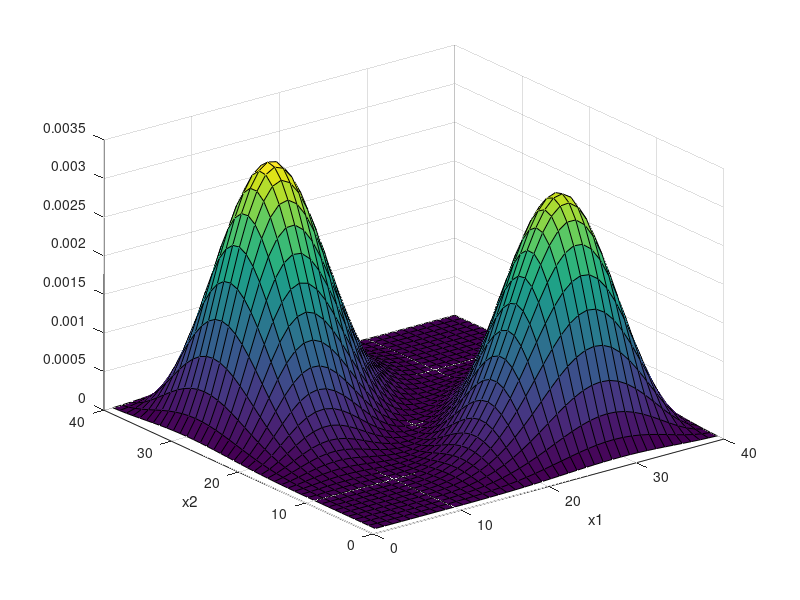

The MATLAB script that drew this image:
close all; 
clear all;
clc;

% constants
hcut =  6.63 * (10 ^ -34) / (2 * pi);
m = 9.1 * (10 ^ -31);
e = 1.6 * (10^ -19);
e0 = 8.854 * (10 ^ -12);


% defining the mesh
nm = 10^-9;
dx = 0.00625 * nm;                  % mesh size
x1 = -0.125*nm:dx:0.125*nm-dx;         % defining the x1 dimension
N = length(x1);
    

k = - hcut^2 / (2 * m * e * dx^2);
C = - e / (4 * pi * e0);
%% defining the kinetic energy matrix
B = (diag(ones(1,N)*4)-diag(ones(1,N-1),1)-diag(ones(1,N-1),-1));
I = -eye(N, N);
H = zeros(N^2, N^2);

for i = 2:N-1
    H((i-1)*N + 1:(i)*N, (i-2)*N + 1:(i-1)*N) = I;
    H((i-1)*N + 1:(i)*N, (i-1)*N + 1:(i)*N) = B;
    H((i-1)*N + 1:(i)*N, (i)*N + 1:(i+1)*N) = I;
end
H(1:N,1:N) = B;
H(1:N, N+1:2*N) = I;
H((N-1)*N + 1:N^2,(N-2)*N + 1:(N-1)*N) = I;
H((N-1)*N + 1:N^2,(N-1)*N + 1:N^2) = B;

H = k*H;
%% defining the potential well
A = ones(1,N);
for i = 2:N
    A(i) = 1 / ((i-1)*dx);
end
A(1) = 1 / 10^-20;

V = zeros(N^2, N^2);
for i = 1:N
    K = circshift(A, [0, (i - 1)]);
    for j = i-1:-1:1
        K(j) = 1 / ((i-j)*dx);
    end
    K = diag(K);
    V((i-1)*N + 1:(i)*N, (i-1)*N + 1:(i)*N) = K;
end

V = C*V;
%% eigensolver 
H = H + V;
[WF, En] = eig(H);         

%% GRAPHS
figure(1)
psi = reshape(WF(:, N^2), N, N);

surf(psi.^2)
%view([0 90])
xlabel('x1')
ylabel('x2')
